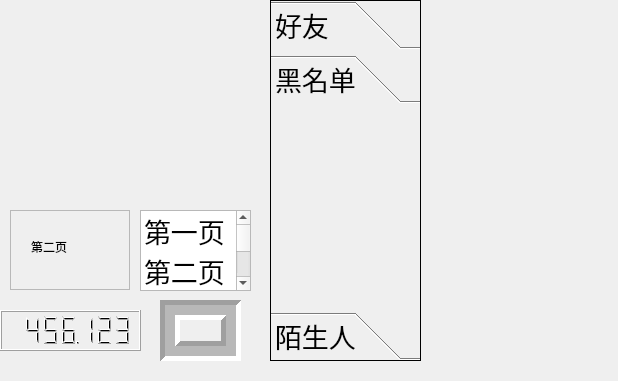
<?xml version="1.0" encoding="UTF-8"?>
<ui version="4.0">
 <class>MyWidget</class>
 <widget class="QWidget" name="MyWidget">
  <property name="geometry">
   <rect>
    <x>0</x>
    <y>0</y>
    <width>618</width>
    <height>381</height>
   </rect>
  </property>
  <property name="font">
   <font>
    <pointsize>20</pointsize>
   </font>
  </property>
  <property name="windowTitle">
   <string>MyWidget</string>
  </property>
  <widget class="QFrame" name="frame">
   <property name="geometry">
    <rect>
     <x>160</x>
     <y>300</y>
     <width>81</width>
     <height>61</height>
    </rect>
   </property>
   <property name="frameShape">
    <enum>QFrame::Box</enum>
   </property>
   <property name="frameShadow">
    <enum>QFrame::Sunken</enum>
   </property>
   <property name="lineWidth">
    <number>5</number>
   </property>
   <property name="midLineWidth">
    <number>10</number>
   </property>
  </widget>
  <widget class="QLabel" name="label">
   <property name="geometry">
    <rect>
     <x>10</x>
     <y>10</y>
     <width>241</width>
     <height>161</height>
    </rect>
   </property>
   <property name="font">
    <font>
     <family>华文行楷</family>
     <weight>75</weight>
     <italic>true</italic>
     <bold>true</bold>
    </font>
   </property>
   <property name="text">
    <string/>
   </property>
   <property name="textFormat">
    <enum>Qt::AutoText</enum>
   </property>
   <property name="scaledContents">
    <bool>true</bool>
   </property>
   <property name="alignment">
    <set>Qt::AlignCenter</set>
   </property>
  </widget>
  <widget class="QLCDNumber" name="lcdNumber">
   <property name="geometry">
    <rect>
     <x>0</x>
     <y>310</y>
     <width>141</width>
     <height>41</height>
    </rect>
   </property>
   <property name="smallDecimalPoint">
    <bool>true</bool>
   </property>
   <property name="digitCount">
    <number>7</number>
   </property>
   <property name="value" stdset="0">
    <double>456.122999999999990</double>
   </property>
  </widget>
  <widget class="QListWidget" name="listWidget">
   <property name="geometry">
    <rect>
     <x>140</x>
     <y>210</y>
     <width>111</width>
     <height>81</height>
    </rect>
   </property>
   <item>
    <property name="text">
     <string>第一页</string>
    </property>
   </item>
   <item>
    <property name="text">
     <string>第二页</string>
    </property>
   </item>
  </widget>
  <widget class="QStackedWidget" name="stackedWidget">
   <property name="geometry">
    <rect>
     <x>10</x>
     <y>210</y>
     <width>120</width>
     <height>80</height>
    </rect>
   </property>
   <property name="frameShape">
    <enum>QFrame::StyledPanel</enum>
   </property>
   <property name="currentIndex">
    <number>1</number>
   </property>
   <widget class="QWidget" name="page">
    <widget class="QLabel" name="label_2">
     <property name="geometry">
      <rect>
       <x>20</x>
       <y>30</y>
       <width>61</width>
       <height>21</height>
      </rect>
     </property>
     <property name="font">
      <font>
       <pointsize>9</pointsize>
      </font>
     </property>
     <property name="text">
      <string>第一页</string>
     </property>
    </widget>
   </widget>
   <widget class="QWidget" name="page_2">
    <widget class="QLabel" name="label_3">
     <property name="geometry">
      <rect>
       <x>20</x>
       <y>30</y>
       <width>54</width>
       <height>12</height>
      </rect>
     </property>
     <property name="font">
      <font>
       <pointsize>9</pointsize>
      </font>
     </property>
     <property name="text">
      <string>第二页</string>
     </property>
    </widget>
   </widget>
  </widget>
  <widget class="QToolBox" name="toolBox">
   <property name="geometry">
    <rect>
     <x>270</x>
     <y>0</y>
     <width>151</width>
     <height>361</height>
    </rect>
   </property>
   <property name="frameShape">
    <enum>QFrame::Box</enum>
   </property>
   <property name="currentIndex">
    <number>1</number>
   </property>
   <widget class="QWidget" name="page_3">
    <property name="geometry">
     <rect>
      <x>0</x>
      <y>0</y>
      <width>149</width>
      <height>236</height>
     </rect>
    </property>
    <attribute name="label">
     <string>好友</string>
    </attribute>
   </widget>
   <widget class="QWidget" name="page_5">
    <attribute name="label">
     <string>黑名单</string>
    </attribute>
   </widget>
   <widget class="QWidget" name="page_4">
    <property name="geometry">
     <rect>
      <x>0</x>
      <y>0</y>
      <width>149</width>
      <height>236</height>
     </rect>
    </property>
    <attribute name="label">
     <string>陌生人</string>
    </attribute>
   </widget>
  </widget>
 </widget>
 <layoutdefault spacing="6" margin="11"/>
 <resources/>
 <connections>
  <connection>
   <sender>listWidget</sender>
   <signal>currentRowChanged(int)</signal>
   <receiver>stackedWidget</receiver>
   <slot>setCurrentIndex(int)</slot>
   <hints>
    <hint type="sourcelabel">
     <x>419</x>
     <y>189</y>
    </hint>
    <hint type="destinationlabel">
     <x>228</x>
     <y>231</y>
    </hint>
   </hints>
  </connection>
 </connections>
</ui>
